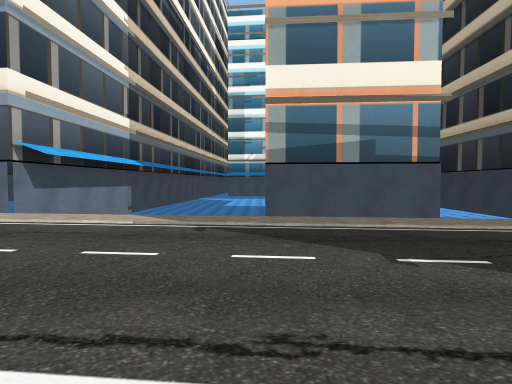
View 1 (above)

24 first-person views from a walk through a Unity game level. The camera is 1.3 m above the floor, tilts 2° down and sees 85° across. The floor is counted in squares, 2 m on a side. Each view is taken from the middle of a square. On the plan, view 1 faces up. The plan holds only what a view shows up to about 9 squares ahead; the rest is blank. The place goes on beyond the plan. The player is left out. Some surface patterns are stand-ins.

View 2
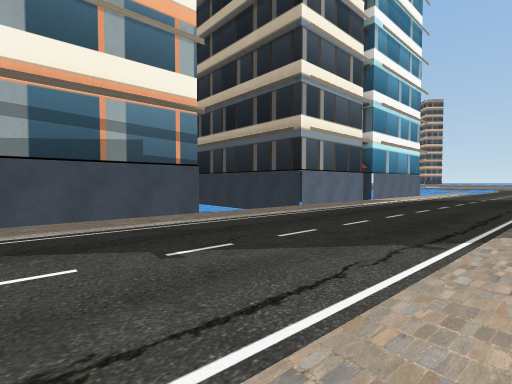

View 3
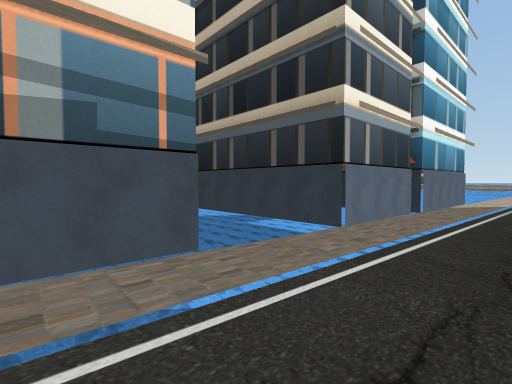

View 4
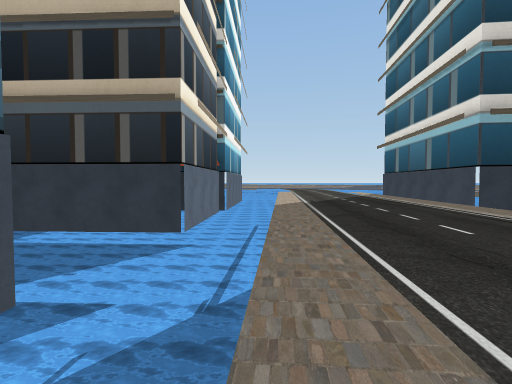

View 5
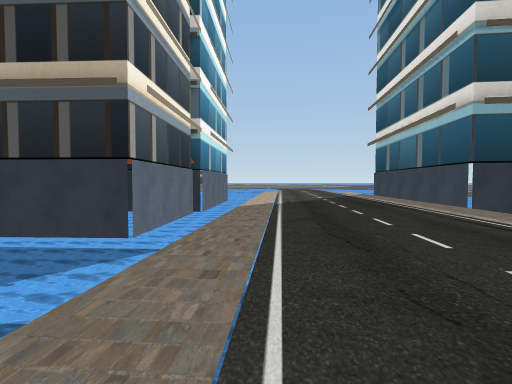

View 6
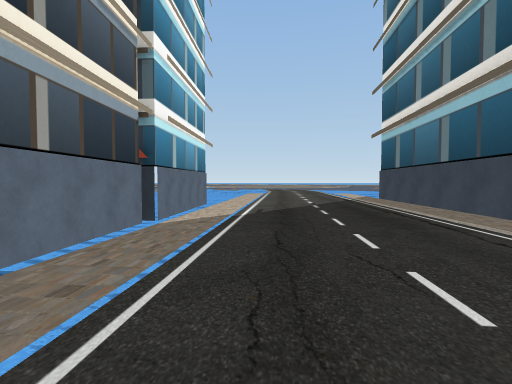

View 7
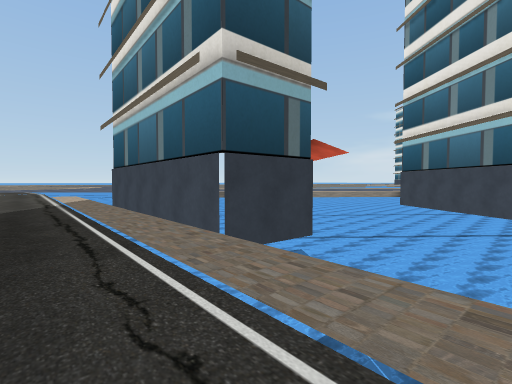

View 8
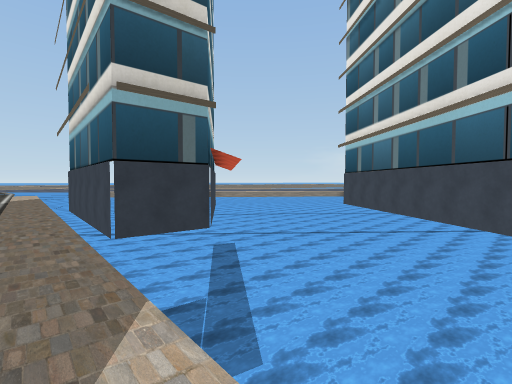

View 9
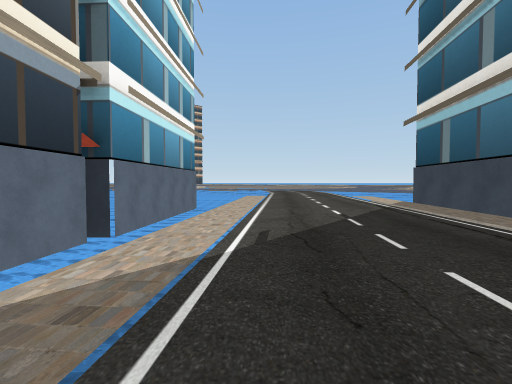

View 10
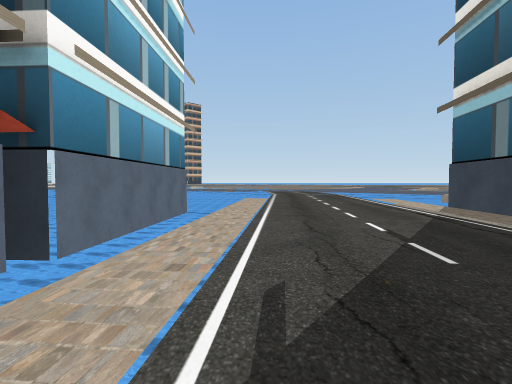

View 11
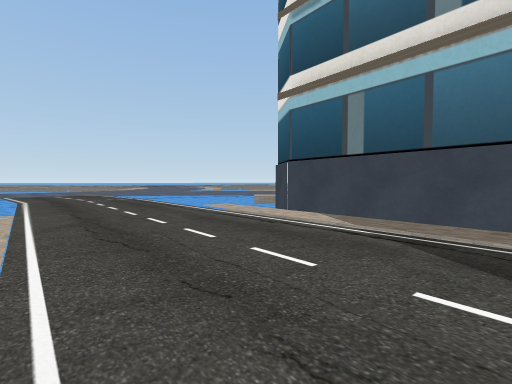

View 12
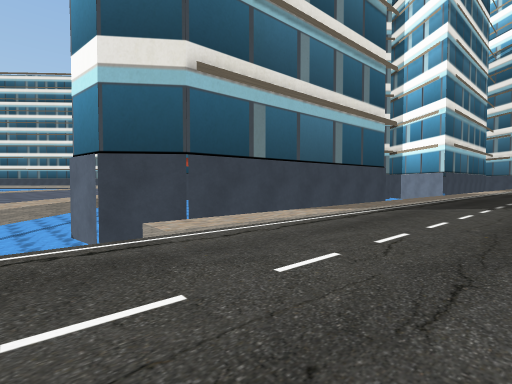

View 13
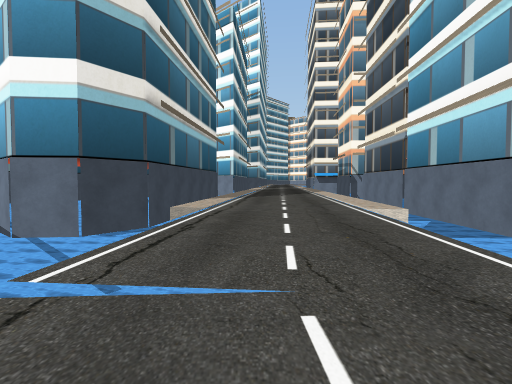

View 14
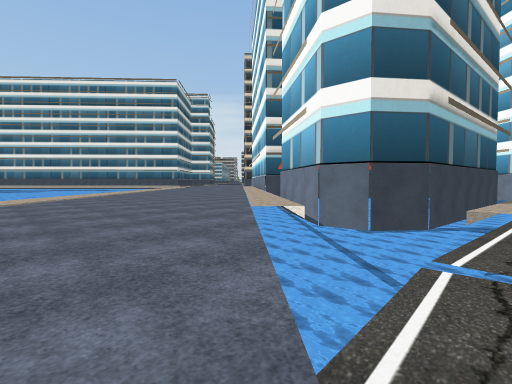

View 15
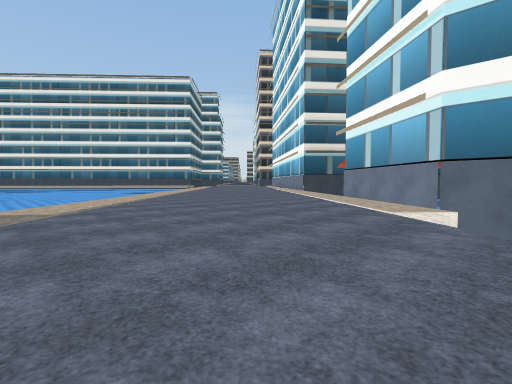

View 16
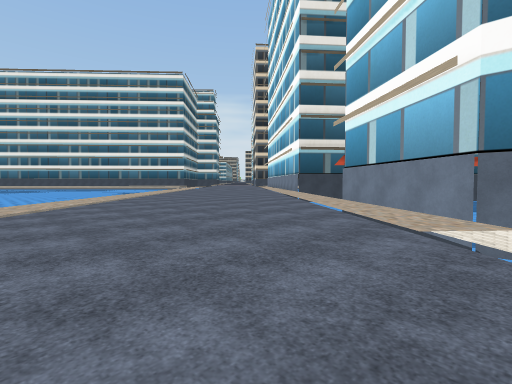

View 17
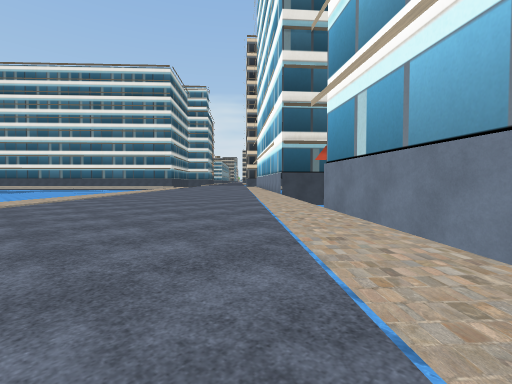

View 18
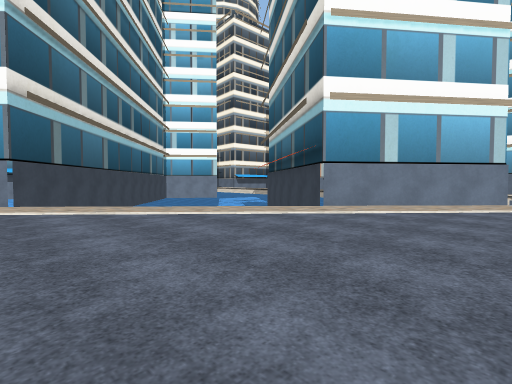

View 19
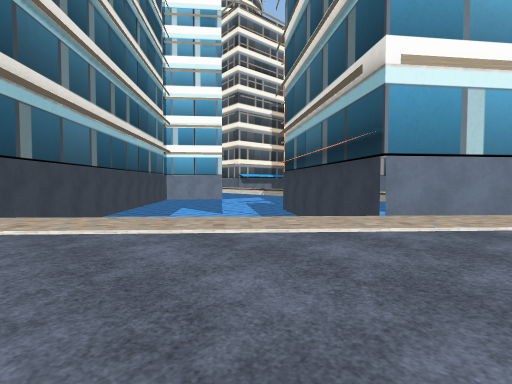

View 20
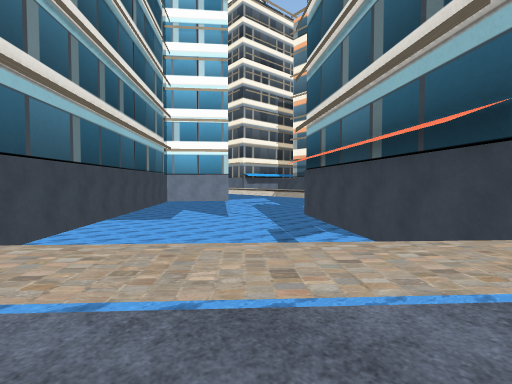

View 21
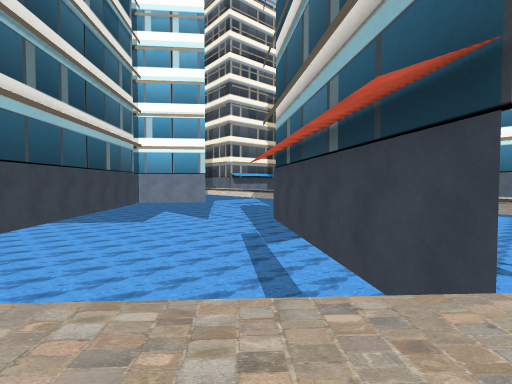

View 22
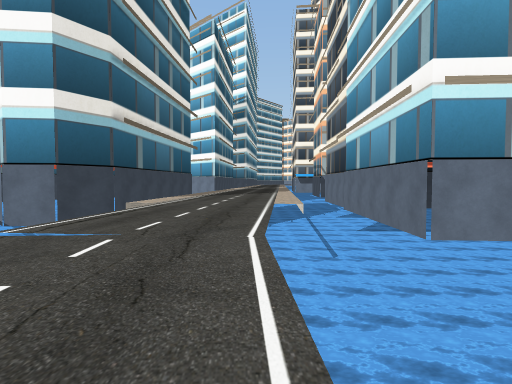

View 23
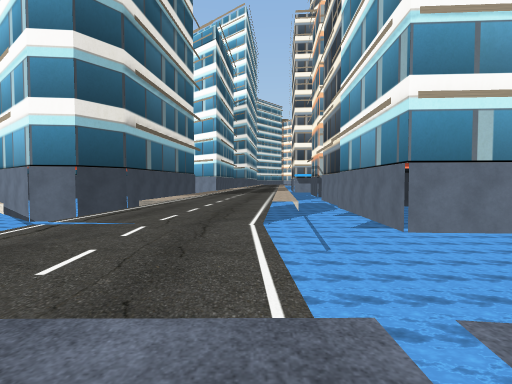

View 24
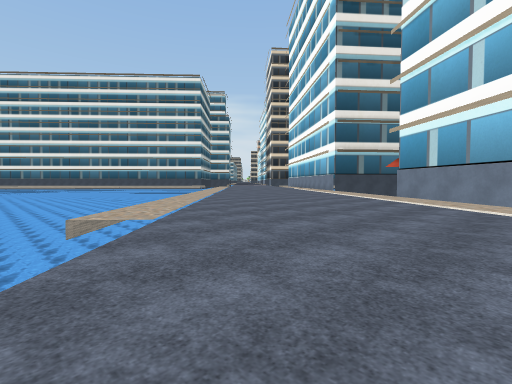

### Floor plan
Key: @ floor where view 1 was taken; # wall or solid block; . main floor; - floor 0.25 m lower than the main floor; v drop or lower ground.
Columns run from 7 left of view 1 to 31 right of it. Each row starts with its distance up from view 1.
  9  #           vvvv#            #
  8  #     ######vvvv#            # v
  7 ##v      vvvvvvvv#######      # vv
  6   vvvv       vvvvvvvvvv########vvvv
  5   ........vvvvvvvvv vvvvvv  vvvvvvv
  4    ..................vvvvvvvvvvvvvv
  3     .........................vvvvv   v
  2      ......................------v---..
  1       .....................----------.
  0        @...................----------
 -1             vvvvvv.........---------.
 -2                   v## vvvvvvv   vvvv.
 -3              vvvvv##########vvvvvv...
 -4             vvvvvv#        ##vvvvv....
 -5            vvvvvvv##        #vvvv.....
 -6            vvvvvvvv##       #v.v.......
 -7            vvvvvvvvv##     ##..........
 -8            vvvvvvvvvv###  ##..........v
 -9             vvvvvvvvvvv####...........v
-10            ##vvvvvvvvvvv##...........v
-11             ###vvvv vv  v............v
-12               ##vv vv   v............v
-13                ##vvv   v............v
-14                 ##v   v............v
-15                  ##v v............v
-16                   ##v...........     vv
-17                    #............     vv

Where each view was taken, in squares from view 1:
view 1: 0 up, 0 right, facing up
view 2: 0 up, 0 right, facing up-right
view 3: 3 up, 2 right, facing up-right
view 4: 5 up, 2 right, facing right
view 5: 4 up, 3 right, facing right
view 6: 3 up, 6 right, facing right
view 7: 1 up, 7 right, facing down-right
view 8: 0 up, 4 right, facing down-right
view 9: 3 up, 9 right, facing right
view 10: 3 up, 11 right, facing right
view 11: 3 up, 15 right, facing down-right
view 12: 2 up, 23 right, facing down-left
view 13: 0 up, 28 right, facing left
view 14: 1 down, 29 right, facing down-left
view 15: 4 down, 30 right, facing down-left
view 16: 5 down, 28 right, facing down-left
view 17: 6 down, 25 right, facing down-left
view 18: 17 down, 22 right, facing up-left
view 19: 16 down, 20 right, facing up-left
view 20: 15 down, 18 right, facing up-left
view 21: 13 down, 18 right, facing up-left
view 22: 2 up, 30 right, facing left
view 23: 2 up, 31 right, facing left
view 24: 6 down, 31 right, facing down-left
